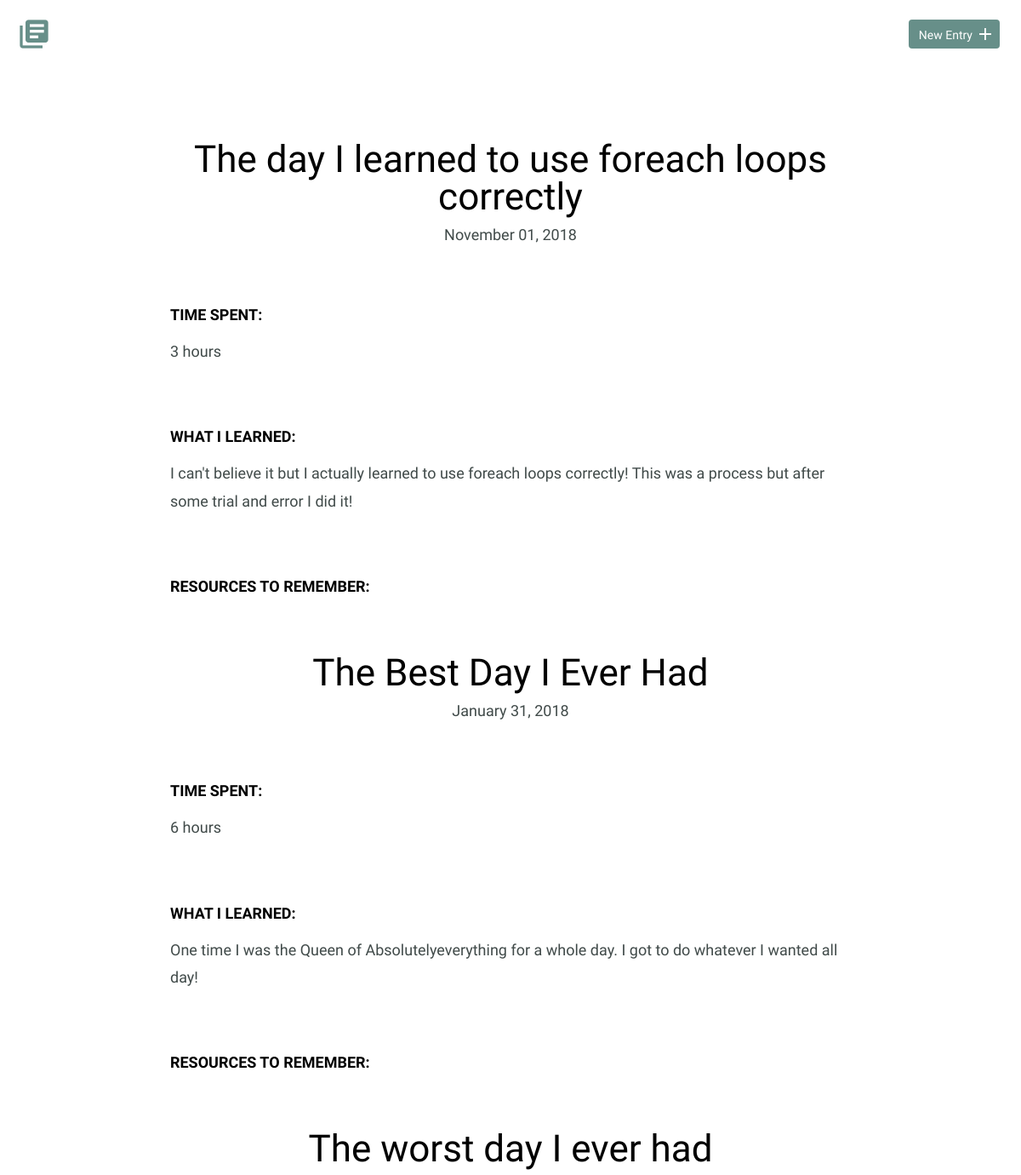
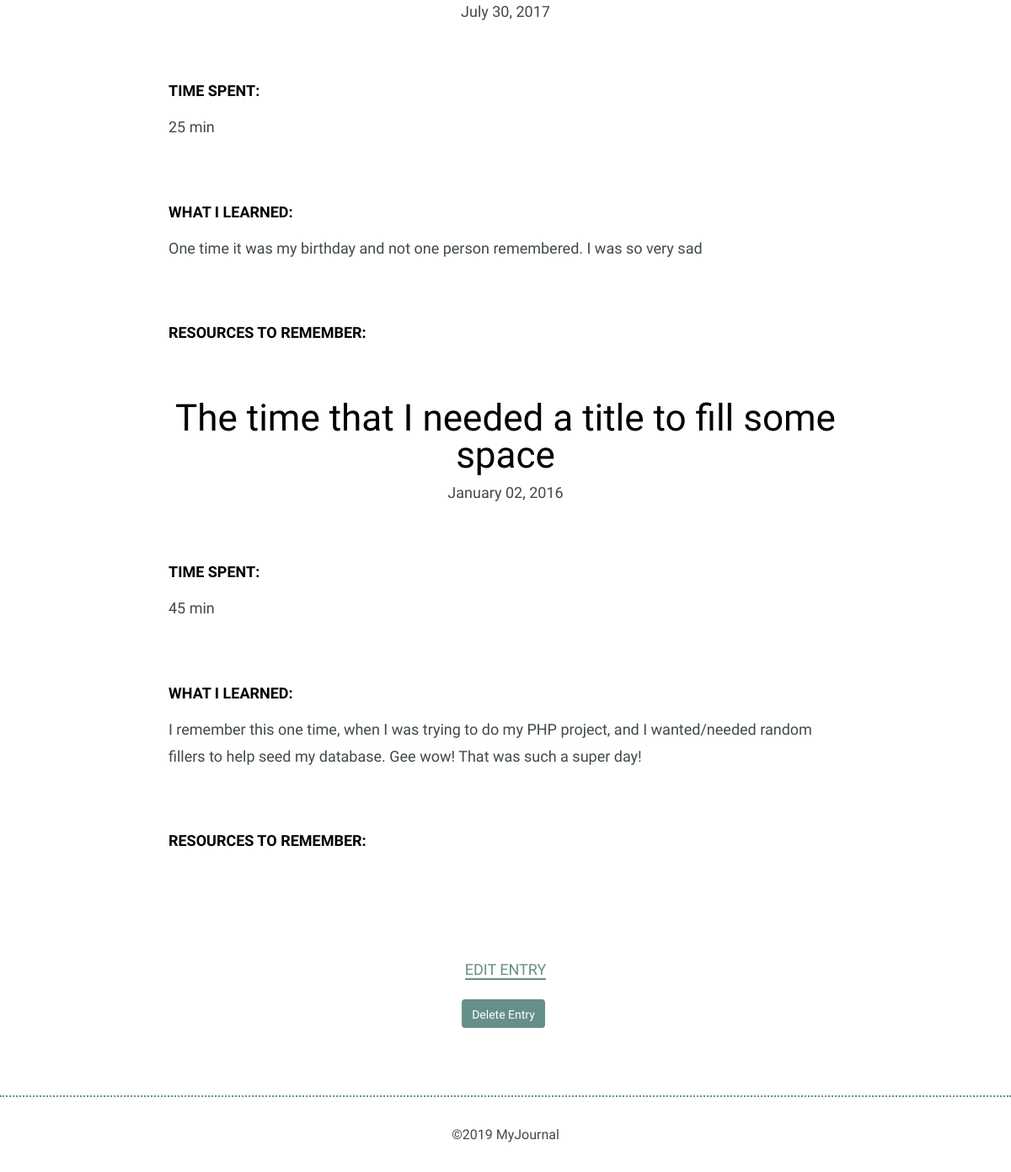
The app's page /detail.php with its own data (2 pictures, top to bottom).
### tables this page shows
CREATE TABLE "entries" (
	`id`	INTEGER,
	`title`	TEXT,
	`date`	TEXT,
	`time_spent`	INTEGER,
	`learned`	BLOB,
	`resources`	BLOB,
	PRIMARY KEY(`id`)
);

### inc/functions.php (called while the page is built, shortened)
<?php
function get_entry_list() {
    include 'connection.php';
    try {
        return $db->query('SELECT * FROM entries ORDER BY date DESC');
    } catch (Exception $e) {
        echo "Error:" . $e->getMessage() . "<br>";
        return array();
    }
}

### detail.php (the view, shortened to what this page needs)
<?php
require 'inc/functions.php';
include 'inc/header.php'; ?>
  <section>
    <div class="container">
      <div class="entry-list single">
        <?php
        foreach (get_entry_list() as $item) {
            echo "<article>";
            echo "<h1>" . $item['title'] . "</h1>";
            echo "<time datetime='" . $item['date'] . "'>" . date('F d, Y', strtotime($item['date'])) . "</time>";
            echo "<div class='entry'>";
            echo "<h3>Time Spent: </h3>";
            echo "<p>" . $item['time_spent'] . "</p>";
            echo "</div>";
            echo "<div class='entry'>";
            echo "<h3>What I Learned:</h3>";
            echo "<p>" . $item['learned'] . "</p>";
            echo "<div class='entry'>";
            echo "<h3>Resources to Remember:</h3";
            echo "</div>";
            echo "</article>";
       }
       ?>
      </div>
    </div>
    <div class="edit">
      <p><a href="edit.php">Edit Entry</a></p>
      <form>
        <input type="submit" value="Delete Entry" class="button">
      </form>
    </div>
  </section>
<?php include 'inc/footer.php'; ?>

### inc/header.php (shortened to what this page needs)
<!DOCTYPE html>
<html>
  <head>
    <link rel="stylesheet" href="css/normalize.css">
    <link rel="stylesheet" href="css/site.css">
  </head>
  <body>
    <header>
      <div class="container">
        <div class="site-header">
          <a class="logo" href="index.php"><i class="material-icons">library_books</i></a>
          <a class="button icon-right" href="new.php"><span>New Entry</span> <i class="material-icons">add</i></a>
        </div>
      </div>
    </header>

### inc/footer.php
    <footer>
      <div>
        &copy;<?php echo date("Y"); ?> MyJournal
      </div>
    </footer>
  </body>
</html>

### css/site.css (style rules this page uses)
body { font-size: 16px; color: #404a49; font-family: 'Cousine', serif; font-weight: 400; }
.container { margin: 0 auto; padding: 0 25px; }
header .site-header { margin: 0 auto; height: 95px; }
header .logo i { color: #678f89; margin: 20px 0 0 -5px; float: left; font-size: 40px; }
header .button { float: right; margin: 33px 0 0 0; }
footer { text-align: center; padding: 35px 0; border-top: 2px dotted #678f89; }
.button { padding: 8px 10px 6px 10px; background: #678f89; border: 2px solid #678f89; border-radius: 4px; text-decoration: none; color: #FFF; position: relative; text-align: center; font-size: 14px; }
.button.icon-right { padding-right: 30px; top: -10px; }
.button.icon-right i { position: absolute; top: 3px; right: 3px; }
h1, h2, h3 { margin: 0; font-weight: 400; line-height: 1em; color: #000; }
h1 { font-size: 44px; margin-bottom: 12px; }
h3 { font-size: 18px; font-family: 'Work Sans', serif; font-weight: 600; text-transform: uppercase; }
p { line-height: 1.8em; font-size: 18px; }
p a { border-bottom: 2px solid #678f89; padding: 0; color: #678f89; text-decoration: none; }
.entry-list, .edit-entry, .new-entry { max-width: 800px; margin: 0 auto; padding: 70px 0 150px 0; }
.entry-list article { margin-bottom: 70px; text-align: center; }
.entry-list article:last-child { margin-bottom: 0; }
.entry-list.single { padding-bottom: 70px; }
.entry-list.single time { font-size: 18px; }
.entry { max-width: 800px; margin: 75px auto 0 auto; text-align: left; }
.entry p { margin-bottom: 40px; }
.edit { padding-bottom: 80px; text-align: center; margin: 0 auto; }
.edit a { font-weight: 400; text-transform: uppercase; font-size: 18px; }
input[type=submit] { margin-right: 5px; }

### records on screen
entries: title "The day I learned to use foreach loops correctly", date "November 01, 2018", time_spent "3 hours", learned "I can't believe it but I actually learned to use foreach loops correctly! This was a process but after some trial and error I did it!"
entries: title "The Best Day I Ever Had", date "January 31, 2018", time_spent "6 hours", learned "One time I was the Queen of Absolutelyeverything for a whole day. I got to do whatever I wanted all day!"
entries: title "The worst day I ever had", date "July 30, 2017", time_spent "25 min", learned "One time it was my birthday and not one person remembered. I was so very sad"
entries: title "The time that I needed a title to fill some space", date "January 02, 2016", time_spent "45 min", learned "I remember this one time, when I was trying to do my PHP project, and I wanted/needed random fillers to help seed my database. Gee wow! That was such a super day!"
